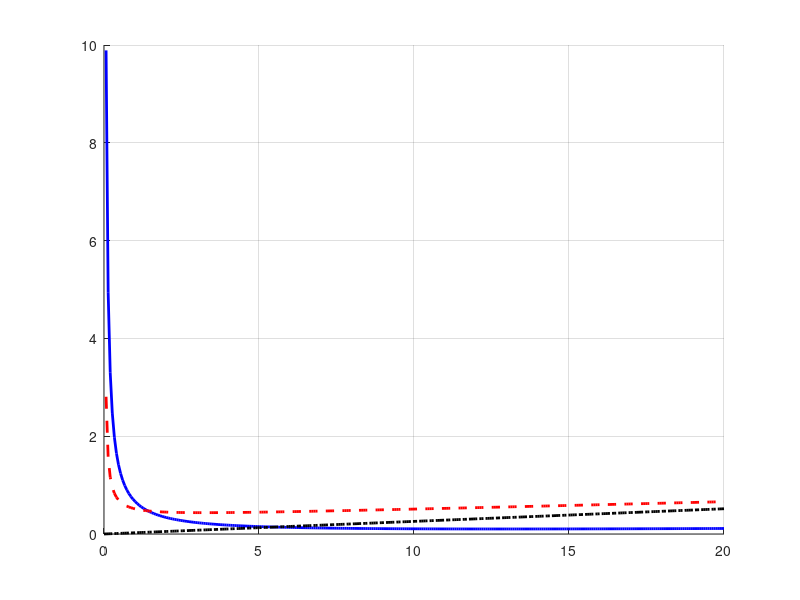

Here is the MATLAB script that generated this plot: (Note: this script raises an error after producing the figure.)
% =========================================================================
% Constraint Diagram for a Small Drone Aircraft
% Plots Thrust-to-Weight (T/W) vs. Wing Loading (W/S)
% =========================================================================
clear; clc; close all;

%% 1. Parameterized Variables
% Environmental Conditions
rho = 1.225;            % Air density at sea level (kg/m^3)
g = 9.81;               % Gravity (m/s^2)

% Aerodynamic Parameters
CD0 = 0.03;             % Zero-lift drag coefficient
e = 0.8;                % Oswald efficiency factor
AR = 4.52;               % Aspect ratio
CL_max = 1.3;           % Maximum lift coefficient (flaps down if applicable)

% Aircraft Parameters
m = 0.05;               % total mass of drone
S = 7.246E-2;           % wing area m^2

% Performance Requirements (Drone Scale)
V_stall = 2;           % Maximum allowable stall speed (m/s)
V_max = 6;             % Target maximum cruise speed (m/s)
ROC = 1;                % Desired rate of climb (m/s)
V_climb = 3;           % Forward speed during climb (m/s)
S_TO = 3;              % Maximum allowable takeoff distance (m)

%% 2. Wing Loading (W/S) Array
% Define the domain for Wing Loading (N/m^2)
WS = linspace(0, 20, 300); % W/S from 0 to 20 N/m^2

%% 3. Constraint Equations

% A. Stall Speed Constraint (Vertical Line)
% W/S <= 0.5 * rho * V_stall^2 * CL_max
WS_max_stall = 0.5 * rho * V_stall^2 * CL_max;

% B. Maximum Speed Constraint
% T/W >= q_max * CD0 / (W/S) + (W/S) / (q_max * pi * e * AR)
q_max = 0.5 * rho * V_max^2;
TW_maxspeed = (q_max * CD0) ./ WS + WS ./ (q_max * pi * e * AR);

% C. Rate of Climb Constraint
% T/W >= ROC/V_climb + q_climb * CD0 / (W/S) + (W/S) / (q_climb * pi * e * AR)
q_climb = 0.5 * rho * V_climb^2;
TW_roc = (ROC / V_climb) + ((q_climb * CD0) ./ WS) + (WS ./ (q_climb * pi * e * AR));

% D. Takeoff Distance Constraint (Simplified Ground Roll)
% T/W >= 1.21 * (W/S) / (g * rho * CL_max * S_TO)
TW_takeoff = (1.21 * WS) / (g * rho * CL_max * S_TO);

%% 4. Define the Feasible Design Space
% The design must meet the highest T/W requirement among all constraints
TW_required = max([TW_maxspeed; TW_roc; TW_takeoff]);

% Filter out the region that violates the stall constraint
valid_idx = find(WS <= WS_max_stall);
WS_valid = WS(valid_idx);
TW_valid = TW_required(valid_idx);

% Create polygon for shading (up to a max T/W of 1.5 for the plot boundary)
TW_plot_ceiling = 1.5; 
fill_x = [WS_valid, fliplr(WS_valid)];
fill_y = [TW_valid, TW_plot_ceiling * ones(1, length(TW_valid))];

%% 5. Plotting
figure('Name', 'Drone Constraint Diagram', 'Color', 'w', 'Position', [100, 100, 800, 600]);
hold on; grid on;

% Shade the feasible design space
fill(fill_x, fill_y, [0.8 0.95 0.8], 'EdgeColor', 'none', 'HandleVisibility', 'off');

% Plot the constraint curves
p1 = plot(WS, TW_maxspeed, 'b-', 'LineWidth', 2);
p2 = plot(WS, TW_roc, 'r--', 'LineWidth', 2);
p3 = plot(WS, TW_takeoff, 'k-.', 'LineWidth', 2);
p4 = xline(WS_max_stall, 'm-', 'LineWidth', 2);

% Formatting the plot
xlabel('Wing Loading, W/S (N/m^2)', 'FontSize', 12, 'FontWeight', 'bold');
ylabel('Thrust-to-Weight Ratio, T/W', 'FontSize', 12, 'FontWeight', 'bold');
title('Constraint Diagram for Drone', 'FontSize', 14);

% Add optimal design point marker (lowest T/W and highest W/S in feasible space)
opt_WS = WS_max_stall;
opt_TW = interp1(WS_valid, TW_valid, opt_WS);
plot(opt_WS, opt_TW, 'ro', 'MarkerSize', 8, 'MarkerFaceColor', 'r');

% Add Legends
legend([p1, p2, p3, p4], ...
    sprintf('Max Speed (V_{max} = %d m/s)', V_max), ...
    sprintf('Rate of Climb (ROC = %d m/s)', ROC), ...
    sprintf('Takeoff Distance (S_{TO} = %d m)', S_TO), ...
    sprintf('Stall Speed Limit (V_{stall} = %d m/s)', V_stall), ...
    'Location', 'northeast', 'FontSize', 11);

% Add text for Design Point
text(opt_WS - 5, opt_TW + 0.05, 'Optimal Design Point', ...
    'HorizontalAlignment', 'right', 'FontSize', 10, 'FontWeight', 'bold');

hold off;
